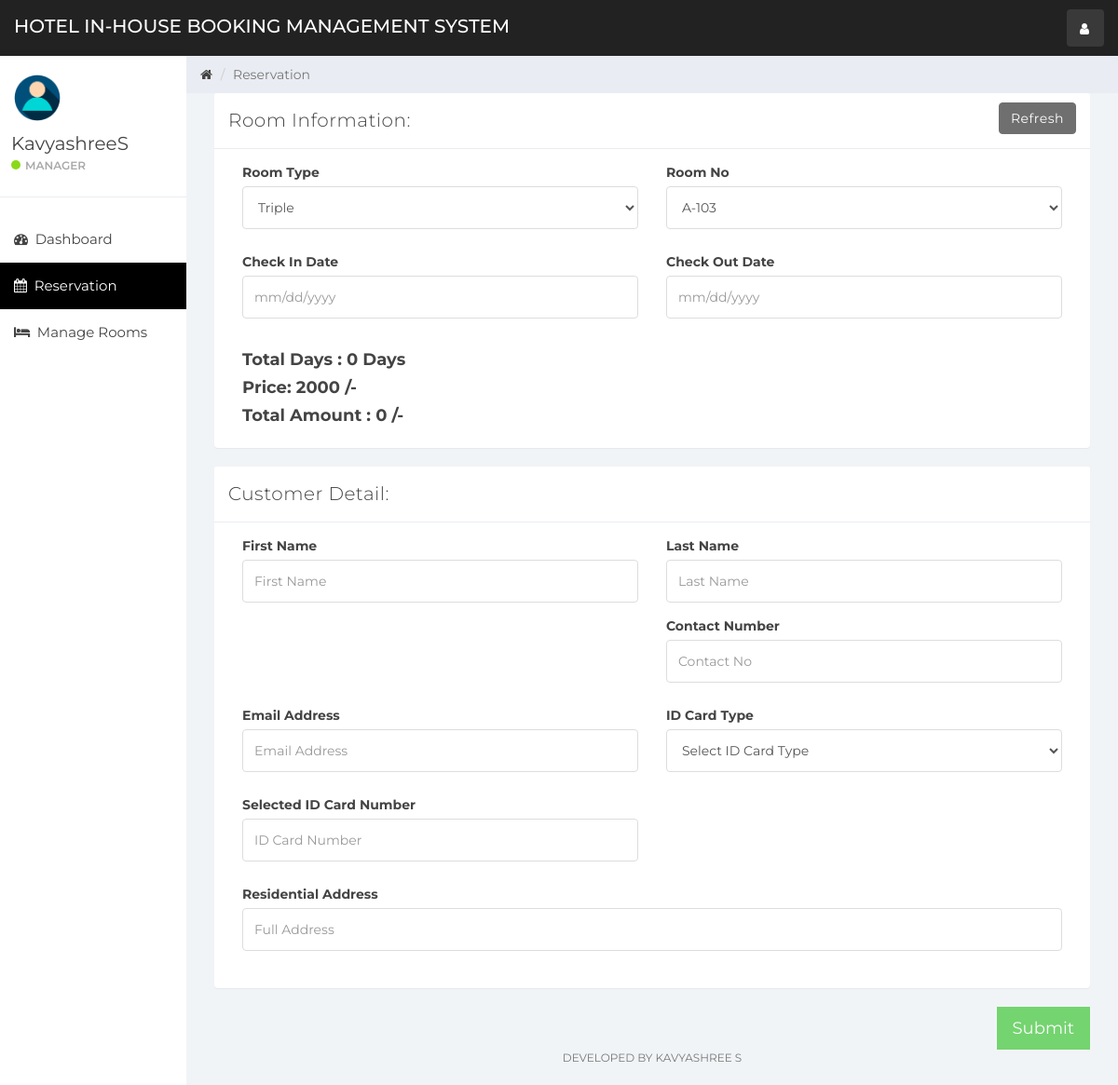
The app's page /index.php?reservation&room_id=3&room_type_id=3 (signed in) with its own data.
### tables this page shows
CREATE TABLE `user` (
  `id` int(11) NOT NULL,
  `name` varchar(100) NOT NULL,
  `username` varchar(15) NOT NULL,
  `email` varchar(100) NOT NULL,
  `password` varchar(100) NOT NULL,
  `created_at` timestamp NOT NULL DEFAULT CURRENT_TIMESTAMP
);

CREATE TABLE `room` (
  `room_id` int(10) NOT NULL,
  `room_type_id` int(10) NOT NULL,
  `room_no` varchar(10) NOT NULL,
  `status` tinyint(1) DEFAULT NULL,
  `check_in_status` tinyint(1) NOT NULL,
  `check_out_status` tinyint(1) NOT NULL,
  `deleteStatus` tinyint(1) DEFAULT '0'
);

CREATE TABLE `room_type` (
  `room_type_id` int(10) NOT NULL,
  `room_type` varchar(100) NOT NULL,
  `price` int(10) NOT NULL,
  `max_person` int(10) NOT NULL
);

### reservation.php (the view, shortened to what this page needs)
<?php
if (isset($_GET['room_id'])){
    $get_room_id = $_GET['room_id'];
    $get_room_sql = "SELECT * FROM room NATURAL JOIN room_type WHERE room_id = '$get_room_id'";
    $get_room_result = mysqli_query($connection,$get_room_sql);
    $get_room = mysqli_fetch_assoc($get_room_result);
    $get_room_type_id = $get_room['room_type_id'];
    $get_room_type = $get_room['room_type'];
    $get_room_no = $get_room['room_no'];
    $get_room_price = $get_room['price'];
}
?>
<div class="col-sm-9 col-sm-offset-3 col-lg-10 col-lg-offset-2 main">
    <div class="row">
        <ol class="breadcrumb">
            <li><a href="#">
                    <em class="fa fa-home"></em>
                </a></li>
            <li class="active">Reservation</li>
        </ol>
    </div>
    <div class="row">
        <div class="col-lg-12">
            <form role="form" id="booking" data-toggle="validator">
                <div class="col-lg-12">
                    <?php
                    if (isset($_GET['room_id'])){?>
                        <div class="panel panel-default">
                            <div class="panel-heading">Room Information:
                                <a class="btn btn-secondary pull-right" href="index.php?room_mang">Refresh</a>
                            </div>
                            <div class="panel-body">
                                <div class="form-group col-lg-6">
                                    <label>Room Type</label>
                                    <select class="form-control" id="room_type" data-error="Select Room Type" required>
                                        <option selected value="<?php echo $get_room_type_id; ?>"><?php echo $get_room_type; ?></option>
                                    </select>
                                </div>
                                <div class="form-group col-lg-6">
                                    <label>Room No</label>
                                    <select class="form-control" id="room_no" onchange="fetch_price(this.value)" required data-error="Select Room No">
                                        <option selected value="<?php echo $get_room_id; ?>"><?php echo $get_room_no; ?></option>
                                    </select>
                                </div>
                                <div class="form-group col-lg-6">
                                    <label>Check In Date</label>
                                    <input type="text" class="form-control" placeholder="mm/dd/yyyy" id="check_in_date" data-error="Select Check In Date" required>
                                </div>
                                <div class="form-group col-lg-6">
                                    <label>Check Out Date</label>
                                    <input type="text" class="form-control" placeholder="mm/dd/yyyy" id="check_out_date" data-error="Select Check Out Date" required>
                                </div>
                                <div class="col-lg-12">
                                    <h4 style="font-weight: bold">Total Days : <span id="staying_day">0</span> Days</h4>
                                    <h4 style="font-weight: bold">Price: <span id="price"><?php echo $get_room_price; ?></span> /-</h4>
                                    <h4 style="font-weight: bold">Total Amount : <span id="total_price">0</span> /-</h4>
                                </div>
                            </div>
                        </div>
                    <?php }
                    ?>
                    <div class="panel panel-default">
                        <div class="panel-heading">Customer Detail:</div>
                        <div class="panel-body">
                            <div class="form-group col-lg-6">
                                <label>First Name</label>
                                <input class="form-control" placeholder="First Name" id="first_name" data-error="Enter First Name" required>
                            </div>
                            <div class="form-group col-lg-6">
                                <label>Last Name</label>
                                <input class="form-control" placeholder="Last Name" id="last_name">
                            </div>
                            <div class="form-group col-lg-6">
                                <label>Contact Number</label>
                                <input type="number" class="form-control" data-error="Enter Min 10 Digit" data-minlength="10" placeholder="Contact No" id="contact_no" required>
                            </div>
                            <div class="form-group col-lg-6">
                                <label>Email Address</label>
                                <input type="email" class="form-control" placeholder="Email Address" id="email" data-error="Enter Valid Email Address" required>
                            </div>
                            <div class="form-group col-lg-6">
                                <label>ID Card Type</label>
                                <select class="form-control" id="id_card_id" data-error="Select ID Card Type" required onchange="validId(this.value);">
                                    <option selected disabled>Select ID Card Type</option>
                                </select>
                            </div>
                            <div class="form-group col-lg-6">
                                <label>Selected ID Card Number</label>
                                <input type="text" class="form-control" placeholder="ID Card Number" id="id_card_no" data-error="Enter Valid ID Card No" required>
                            </div>
                            <div class="form-group col-lg-12">
                                <label>Residential Address</label>
                                <input type="text" class="form-control" placeholder="Full Address" id="address" required>
                            </div>
                        </div>
                    </div>
                    <button type="submit" class="btn btn-lg btn-success pull-right" style="border-radius:0%">Submit</button>
                </div>
            </form>
        </div>
    </div>
    <div class="row">
        <div class="col-sm-12">
            <p class="back-link">Developed By Kavyashree S</p>
        </div>
    </div>
</div>

### sidebar.php (shortened to what this page needs)
<div id="sidebar-collapse" class="col-sm-3 col-lg-2 sidebar">
    <div class="profile-sidebar">
        <div class="profile-userpic">
            <img src="img/user.png" class="img-responsive" alt="">
        </div>
        <div class="profile-usertitle">
            <div class="profile-usertitle-name"><?php echo $user['name'];?></div>
            <div class="profile-usertitle-status"><span class="indicator label-success"></span>Manager</div>
        </div>
    </div>
    <ul class="nav menu">
    <?php
        if (isset($_GET['dashboard'])){ ?>
            <li class="active">
                <a href="index.php?dashboard"><em class="fa fa-dashboard">&nbsp;</em>
                    Dashboard
                </a>
            </li>
        <?php } else{?>
            <li>
                <a href="index.php?dashboard"><em class="fa fa-dashboard">&nbsp;</em>
                    Dashboard
                </a>
            </li>
        <?php }
        if (isset($_GET['reservation'])){ ?>
            <li class="active">
            <a href="index.php?reservation"><em class="fa fa-calendar">&nbsp;</em>
                    Reservation
                </a>
            </li>
        <?php }
        if (isset($_GET['room_mang'])){ ?>
            <li class="active">
                <a href="index.php?room_mang"><em class="fa fa-bed">&nbsp;</em>
                    Manage Rooms
                </a>
            </li>
        <?php } else{?>
            <li>
            <a href="index.php?room_mang"><em class="fa fa-bed">&nbsp;</em>
                    Manage Rooms
                </a>
            </li>
        <?php }
        ?>
    </ul>
</div>

### css/styles.css (style rules this page uses)
body { background: #f1f4f7; padding-top: 60px; font-size: 14px; color: #444444; font-family: "Montserrat", "Helvetica Neue", Helvetica, Arial, sans-serif; }
p { color: #777; }
a, a:hover, a:focus { color: #444444; }
h1, h2, h3, h4, h5, h6 { color: #444444; }
h3, h4 { font-weight: 300; }
input.form-control { border: 1px solid #ddd; box-shadow: none; height: 46px; }
select.form-control { border: 1px solid #ddd; box-shadow: none; height: 46px; }
.btn-secondary, .btn-secondary:hover, .btn-secondary:focus, .btn-secondary:active, .btn-secondary.active, .open > .dropdown-toggle.btn-secondary, .btn-secondary.disabled, .btn-secondary[disabled], fieldset[disabled] .btn-secondary, .btn-secondary.disabled:hover, .btn-secondary[disabled]:hover, fieldset[disabled] .btn-secondary:hover, .btn-secondary.disabled:focus, .btn-secondary[disabled]:focus, fieldset[disabled] .btn-secondary:focus, .btn-secondary.disabled:active, .btn-secondary[disabled]:active, fieldset[disabled] .btn-secondary:active, .btn-secondary.disabled.active, .btn-secondary[disabled].active, fieldset[disabled] .btn-secondary.active { background-color: #6f6f6f; border-color: #6f6f6f; color: white; }
.btn-success, .btn-success:hover, .btn-success:focus, .btn-success:active, .btn-success.active, .open > .dropdown-toggle.btn-success, .btn-success.disabled, .btn-success[disabled], fieldset[disabled] .btn-success, .btn-success.disabled:hover, .btn-success[disabled]:hover, fieldset[disabled] .btn-success:hover, .btn-success.disabled:focus, .btn-success[disabled]:focus, fieldset[disabled] .btn-success:focus, .btn-success.disabled:active, .btn-success[disabled]:active, fieldset[disabled] .btn-success:active, .btn-success.disabled.active, .btn-success[disabled].active, fieldset[disabled] .btn-success.active { background-color: #32c328; border-color: #32c328; }
.label-success { background-color: #8ad919; }
.panel { border: 0; }
.panel-heading { font-size: 20px; font-weight: 300; letter-spacing: 0.025em; height: 60px; line-height: 38px; }
.panel-default .panel-heading { background: #fff; border-bottom: 1px solid #e9ecf2; color: #444444; }
.sidebar { display: block; padding: 0; display: none; box-shadow: none; background: #fff; }
.sidebar ul { margin: 20px 0px; }
@media (min-width: 768px) { .sidebar { display: block; position: fixed; top: 60px; bottom: 0; left: 0; z-index: 1000; display: block; margin: 0; padding: 0; overflow-x: hidden; overflow-y: auto; } }
.sidebar ul.nav .active a, .sidebar ul.nav li.parent a.active, .sidebar ul.nav .active > a:hover, .sidebar ul.nav li.parent a.active:hover, .sidebar ul.nav .active > a:focus, .sidebar ul.nav li.parent a.active:focus { color: #fff; background-color: #000000; }
.sidebar ul.nav li a { height: 50px; font-size: 15px; line-height: 2em; color: #444444; }
.profile-sidebar { padding: 10px 0; border-bottom: 1px solid #e9ecf2; }
.indicator { width: 10px; height: 10px; display: inline-block; border-radius: 9999px; margin-right: 5px; }
.profile-userpic img { float: left; margin: 10px 0px 0px 15px; width: 50px; height: 50px; border-radius: 9999px !important; }
.profile-usertitle { float: left; text-align: left; margin: 10px 0 0 12px; }
.profile-usertitle-name { font-size: 20px; margin-bottom: 0px; }
.profile-usertitle-status { text-transform: uppercase; color: #aaa; font-size: 12px; font-weight: 600; margin-bottom: 15px; }
.breadcrumb { border-radius: 0; padding: 10px 15px 10px 15px; background: #e9ecf2; margin: 0; }
p.back-link { text-align: center; margin-bottom: 20px; font-size: 12px; text-transform: uppercase; }

### records on screen
user: name "KavyashreeS"
room: room_type.room_type "Triple", room_no "A-103", room_type.price "2000"
